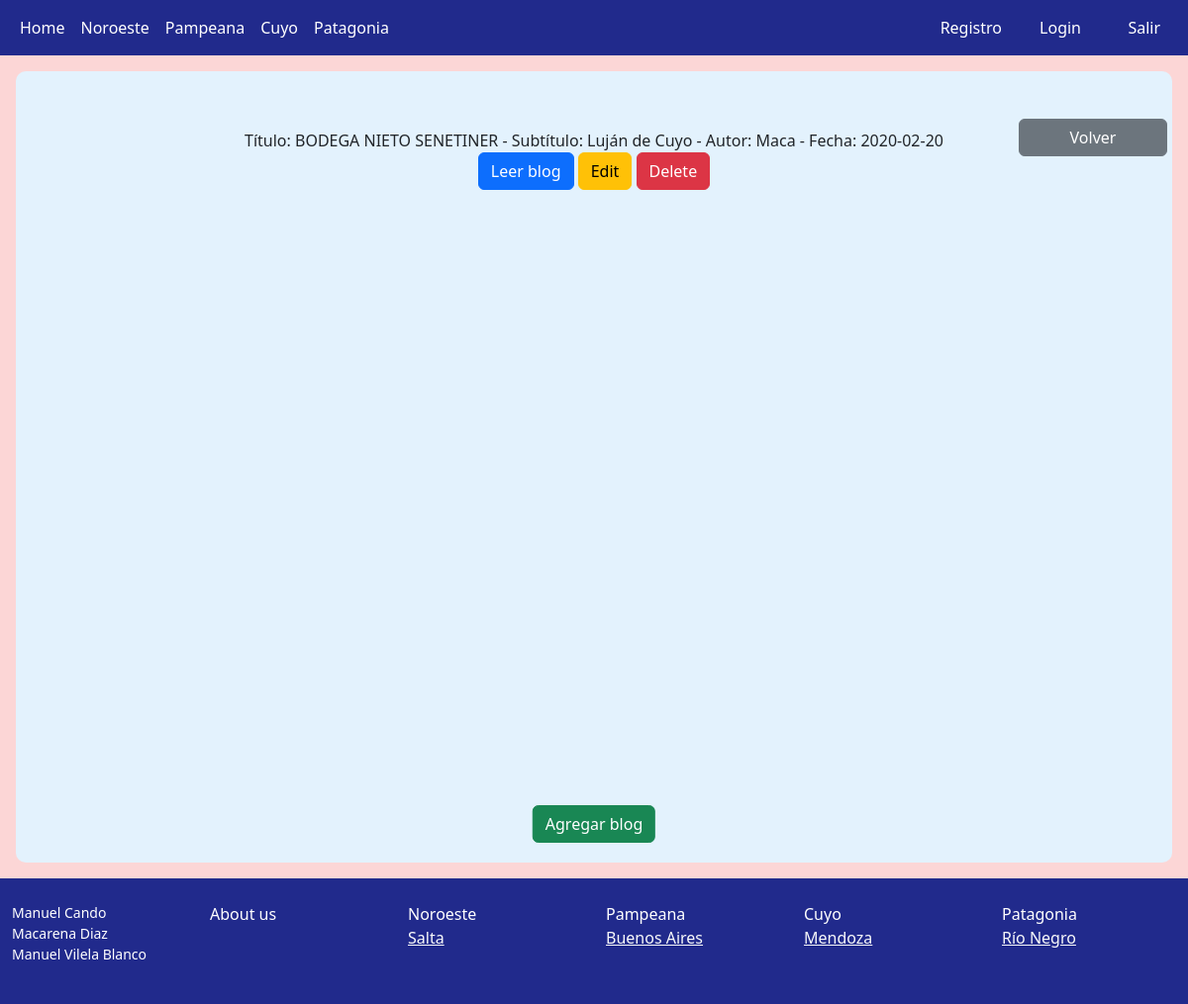
/pages/cuyo/mendoza/, run on an earlier commit of the app's database.
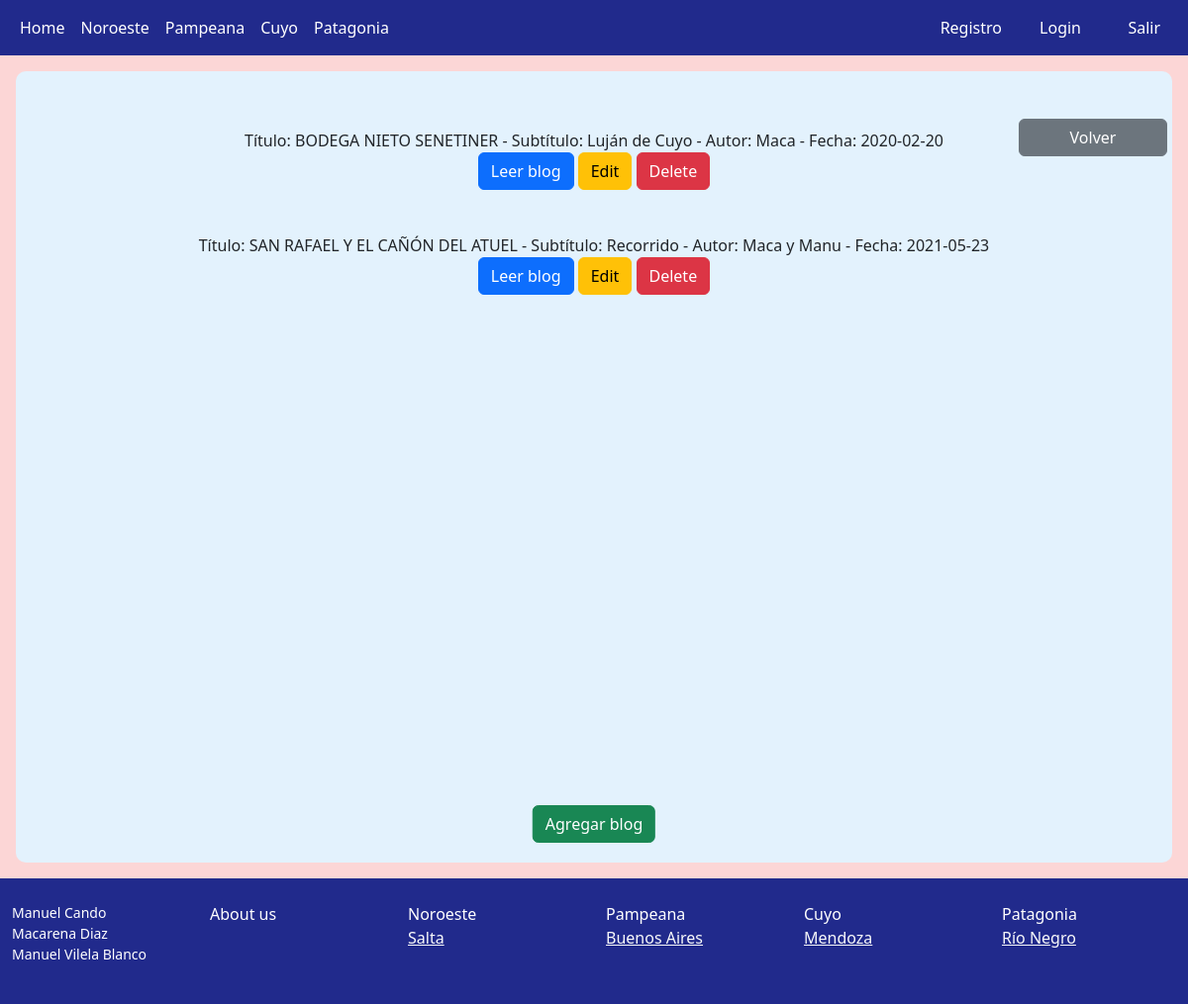
And on a later commit of the database.
### Modelos/models.py (models this page shows)
class BlogsMendoza(models.Model):
    titulo = models.CharField(max_length=60)
    subtitulo = models.CharField(max_length=100)
    cuerpo = models.CharField(max_length=1000)
    autor = models.CharField(max_length=40)
    fecha = models.CharField(max_length=40)
    image = models.ImageField(upload_to='blogmendoza', null = True, blank = True)

### Modelos/views.py (the view)
# urls.py: path("cuyo/mendoza/", blogsmendoza),
def blogsmendoza(request):
    blogmendoza = BlogsMendoza.objects.all()
    return render(request, "Cuyo/mendoza.html", {"blogmendoza" : blogmendoza})

### Modelos/template/Cuyo/mendoza.html (shortened to what this page needs)
{% extends "index.html" %}
{% load static %}
{% block contenido %}
<div class="flex-md-equal w-100 my-md-3 ps-md-3">
    <div class=" me-md-3 pt-3 px-3 pt-md-5 px-md-5 text-center overflow-hidden" style="background-color: #e3f2fd ; border-radius: 10px; position: relative; height: 800px">
        <a class="btn btn-secondary" style="width: 150px; position: absolute; right: 5px" href="/pages/cuyo/">Volver</a>
    {% for blog in blogmendoza %}
        <div style="padding: 10px">
            Título: {{blog.titulo}} - Subtítulo: {{blog.subtitulo}} - Autor: {{blog.autor}} - Fecha: {{blog.fecha}}<br>
            <a href="/pages/cuyo/mendoza/leerblogMendoza/{{blog.id}}" class="btn btn-primary">Leer blog</a>
            <a class="btn btn-warning" href="/pages/cuyo/mendoza/editarblogMendoza/{{blog.id}}">Edit</a>
            <a href="/pages/cuyo/mendoza/borrarblogMendoza/{{blog.id}}" class="btn btn-danger">Delete</a>
        </div>
        <br>
    {% endfor %}
        <div class="position-absolute bottom-0 start-50 translate-middle-x" style="padding: 20px">
            <a class="btn btn-success" href="/pages/cuyo/mendoza/agregarblogMendoza/">Agregar blog</a>
        </div>
    </div>
</div>
{% endblock %}

What changed in the data, as far as the page shows it:
added BlogsMendoza: titulo "SAN RAFAEL Y EL CAÑÓN DEL ATUEL", subtitulo "Recorrido", autor "Maca y Manu", fecha "2021-05-23"
